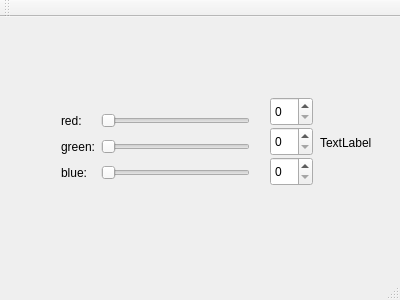
<?xml version="1.0" encoding="UTF-8"?>
<ui version="4.0">
 <class>MainWindow</class>
 <widget class="QMainWindow" name="MainWindow">
  <property name="geometry">
   <rect>
    <x>0</x>
    <y>0</y>
    <width>400</width>
    <height>300</height>
   </rect>
  </property>
  <property name="windowTitle">
   <string>MainWindow</string>
  </property>
  <widget class="QWidget" name="centralWidget">
   <widget class="QWidget" name="gridLayoutWidget">
    <property name="geometry">
     <rect>
      <x>50</x>
      <y>80</y>
      <width>211</width>
      <height>101</height>
     </rect>
    </property>
    <layout class="QGridLayout" name="gridLayout">
     <item row="3" column="0">
      <widget class="QLabel" name="labelBlue">
       <property name="text">
        <string>blue:</string>
       </property>
      </widget>
     </item>
     <item row="1" column="0">
      <widget class="QLabel" name="labelRed">
       <property name="text">
        <string>red:</string>
       </property>
      </widget>
     </item>
     <item row="3" column="1">
      <widget class="QSlider" name="horizontalSliderBlue">
       <property name="orientation">
        <enum>Qt::Horizontal</enum>
       </property>
      </widget>
     </item>
     <item row="2" column="1">
      <widget class="QSlider" name="horizontalSliderGreen">
       <property name="orientation">
        <enum>Qt::Horizontal</enum>
       </property>
      </widget>
     </item>
     <item row="2" column="0">
      <widget class="QLabel" name="labelGreen">
       <property name="text">
        <string>green:</string>
       </property>
      </widget>
     </item>
     <item row="1" column="1">
      <widget class="QSlider" name="horizontalSliderRed">
       <property name="orientation">
        <enum>Qt::Horizontal</enum>
       </property>
      </widget>
     </item>
    </layout>
   </widget>
   <widget class="QLabel" name="colorLabel">
    <property name="geometry">
     <rect>
      <x>320</x>
      <y>100</y>
      <width>62</width>
      <height>51</height>
     </rect>
    </property>
    <property name="text">
     <string>TextLabel</string>
    </property>
   </widget>
   <widget class="QSpinBox" name="spinBoxRed">
    <property name="geometry">
     <rect>
      <x>270</x>
      <y>80</y>
      <width>43</width>
      <height>29</height>
     </rect>
    </property>
    <property name="maximum">
     <number>255</number>
    </property>
   </widget>
   <widget class="QSpinBox" name="spinBoxGreen">
    <property name="geometry">
     <rect>
      <x>270</x>
      <y>110</y>
      <width>43</width>
      <height>29</height>
     </rect>
    </property>
    <property name="maximum">
     <number>255</number>
    </property>
   </widget>
   <widget class="QSpinBox" name="spinBoxBlue">
    <property name="geometry">
     <rect>
      <x>270</x>
      <y>140</y>
      <width>43</width>
      <height>29</height>
     </rect>
    </property>
    <property name="maximum">
     <number>255</number>
    </property>
   </widget>
  </widget>
  <widget class="QMenuBar" name="menuBar">
   <property name="geometry">
    <rect>
     <x>0</x>
     <y>0</y>
     <width>400</width>
     <height>25</height>
    </rect>
   </property>
  </widget>
  <widget class="QToolBar" name="mainToolBar">
   <attribute name="toolBarArea">
    <enum>TopToolBarArea</enum>
   </attribute>
   <attribute name="toolBarBreak">
    <bool>false</bool>
   </attribute>
  </widget>
  <widget class="QStatusBar" name="statusBar"/>
 </widget>
 <layoutdefault spacing="6" margin="11"/>
 <resources/>
 <connections>
  <connection>
   <sender>horizontalSliderRed</sender>
   <signal>valueChanged(int)</signal>
   <receiver>spinBoxRed</receiver>
   <slot>setValue(int)</slot>
   <hints>
    <hint type="sourcelabel">
     <x>226</x>
     <y>134</y>
    </hint>
    <hint type="destinationlabel">
     <x>285</x>
     <y>126</y>
    </hint>
   </hints>
  </connection>
  <connection>
   <sender>spinBoxRed</sender>
   <signal>valueChanged(int)</signal>
   <receiver>horizontalSliderRed</receiver>
   <slot>setValue(int)</slot>
   <hints>
    <hint type="sourcelabel">
     <x>293</x>
     <y>144</y>
    </hint>
    <hint type="destinationlabel">
     <x>175</x>
     <y>135</y>
    </hint>
   </hints>
  </connection>
  <connection>
   <sender>horizontalSliderGreen</sender>
   <signal>valueChanged(int)</signal>
   <receiver>spinBoxGreen</receiver>
   <slot>setValue(int)</slot>
   <hints>
    <hint type="sourcelabel">
     <x>186</x>
     <y>168</y>
    </hint>
    <hint type="destinationlabel">
     <x>282</x>
     <y>169</y>
    </hint>
   </hints>
  </connection>
  <connection>
   <sender>spinBoxGreen</sender>
   <signal>valueChanged(int)</signal>
   <receiver>horizontalSliderGreen</receiver>
   <slot>setValue(int)</slot>
   <hints>
    <hint type="sourcelabel">
     <x>273</x>
     <y>160</y>
    </hint>
    <hint type="destinationlabel">
     <x>155</x>
     <y>174</y>
    </hint>
   </hints>
  </connection>
  <connection>
   <sender>horizontalSliderBlue</sender>
   <signal>valueChanged(int)</signal>
   <receiver>spinBoxBlue</receiver>
   <slot>setValue(int)</slot>
   <hints>
    <hint type="sourcelabel">
     <x>184</x>
     <y>203</y>
    </hint>
    <hint type="destinationlabel">
     <x>290</x>
     <y>203</y>
    </hint>
   </hints>
  </connection>
  <connection>
   <sender>spinBoxBlue</sender>
   <signal>valueChanged(int)</signal>
   <receiver>horizontalSliderBlue</receiver>
   <slot>setValue(int)</slot>
   <hints>
    <hint type="sourcelabel">
     <x>278</x>
     <y>189</y>
    </hint>
    <hint type="destinationlabel">
     <x>139</x>
     <y>209</y>
    </hint>
   </hints>
  </connection>
 </connections>
</ui>
